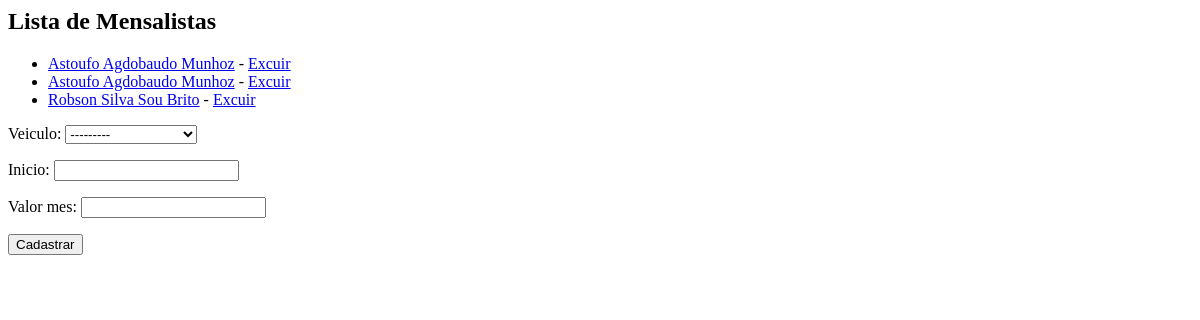
The page /core/mensalistas/ on the database as committed earlier.
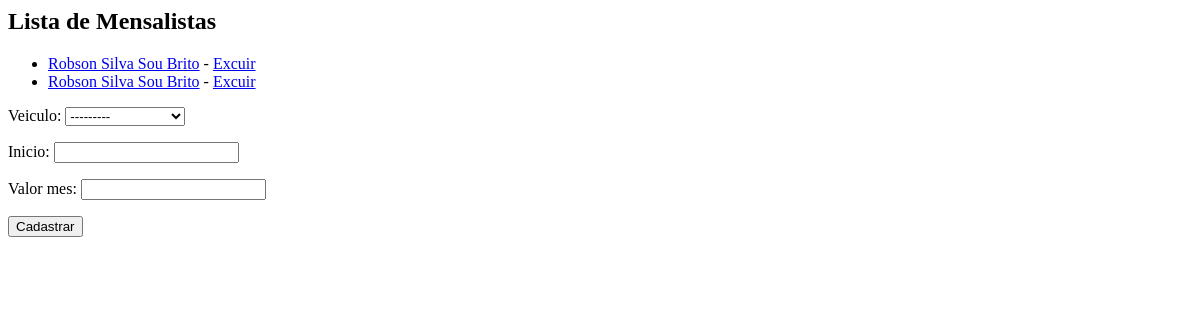
The same page on the database as committed later.
### core/models.py (models this page shows, shortened)
class Mensalista(models.Model):
    veiculo = models.ForeignKey(Veiculo, on_delete=models.CASCADE)
    inicio = models.DateField()
    valor_mes = models.DecimalField(max_digits=6, decimal_places=2)

class Veiculo(models.Model):
    proprietario = models.ForeignKey(Pessoa, on_delete=models.CASCADE)
    marca = models.ForeignKey(Marca, on_delete=models.CASCADE)
    modelo = models.CharField(max_length=60)
    placa = models.CharField(max_length=8)
    cor = models.CharField(max_length=20)
    observacoes = models.TextField('Observações', null=True, blank=True)
    def __str__(self):
        return self.modelo + ' '+ self.placa

class Pessoa(models.Model):
    nome = models.CharField(max_length=60)
    telefone = models.CharField(max_length=20)
    endereco = models.CharField(max_length=200)

### core/views.py (the view)
# urls.py: path('mensalistas/', views.lista_mensalistas, name='lista_mensalistas'),
def lista_mensalistas(request):
    mesalistas = models.Mensalista.objects.all()
    form = forms.MensalistaForm()
    context_data = {'mensalistas':mesalistas, 'form': form}
    return render(request, 'core/lista-mensalistas.html', context_data)

### core/forms.py
class MensalistaForm(forms.ModelForm):
    class Meta:
        fields = ('__all__')
        model = models.Mensalista

### core/templates/core/lista-mensalistas.html (shortened to what this page needs)
<h2>Lista de Mensalistas</h2>
<ul>
    {% for mensalista in mensalistas %}
        <li>
            <a href="{% url 'core:mensalista_update' mensalista.id %}"> {{ mensalista.veiculo.proprietario.nome}}</a> -
            <a href="{% url 'core:mensalista_delete' mensalista.id %}">Excuir</a>
        </li>
    {% endfor %}
</ul>
<form action="{% url 'core:mensalista_novo' %}" method="post">
    {{form.as_p}}
    <input type="submit" value="Cadastrar">
</form>

Rows that differ between the two databases and show on the page:
removed Mensalista: veiculo.proprietario.nome "Astoufo Agdobaudo Munhoz"
removed Mensalista: veiculo.proprietario.nome "Astoufo Agdobaudo Munhoz"
added Mensalista: veiculo.proprietario.nome "Robson Silva Sou Brito"
